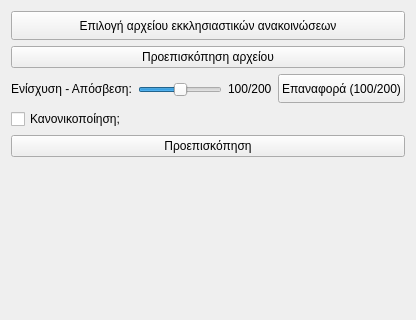
     <widget class="QWidget" name="tab_1">
      <attribute name="title">
       <string>Εισαγωγή από αρχείο ήχου (συνίσταται)</string>
      </attribute>
      <layout class="QVBoxLayout" name="verticalLayout">
       <item>
        <widget class="QPushButton" name="import_file_select_button">
         <property name="sizePolicy">
          <sizepolicy hsizetype="Minimum" vsizetype="Maximum">
           <horstretch>0</horstretch>
           <verstretch>0</verstretch>
          </sizepolicy>
         </property>
         <property name="minimumSize">
          <size>
           <width>0</width>
           <height>29</height>
          </size>
         </property>
         <property name="text">
          <string>Επιλογή αρχείου εκκλησιαστικών ανακοινώσεων</string>
         </property>
         <property name="icon">
          <iconset resource="../../../../icons.qrc">
           <normaloff>:/rest-windows/assets/images/rest-windows/select-file.png</normaloff>:/rest-windows/assets/images/rest-windows/select-file.png</iconset>
         </property>
        </widget>
       </item>
       <item>
        <widget class="QPushButton" name="import_file_preview_button">
         <property name="sizePolicy">
          <sizepolicy hsizetype="Minimum" vsizetype="Maximum">
           <horstretch>0</horstretch>
           <verstretch>0</verstretch>
          </sizepolicy>
         </property>
         <property name="text">
          <string>Προεπισκόπηση αρχείου</string>
         </property>
         <property name="icon">
          <iconset resource="../../../../icons.qrc">
           <normaloff>:/rest-windows/assets/images/rest-windows/preview-church-news.png</normaloff>:/rest-windows/assets/images/rest-windows/preview-church-news.png</iconset>
         </property>
        </widget>
       </item>
       <item>
        <widget class="QFrame" name="frame_4">
         <property name="sizePolicy">
          <sizepolicy hsizetype="Preferred" vsizetype="Fixed">
           <horstretch>0</horstretch>
           <verstretch>0</verstretch>
          </sizepolicy>
         </property>
         <property name="minimumSize">
          <size>
           <width>0</width>
           <height>0</height>
          </size>
         </property>
         <property name="styleSheet">
          <string notr="true">QFrame{border:none;}</string>
         </property>
         <property name="frameShape">
          <enum>QFrame::StyledPanel</enum>
         </property>
         <property name="frameShadow">
          <enum>QFrame::Raised</enum>
         </property>
         <layout class="QHBoxLayout" name="horizontalLayout_4">
          <property name="leftMargin">
           <number>0</number>
          </property>
          <property name="topMargin">
           <number>0</number>
          </property>
          <property name="rightMargin">
           <number>0</number>
          </property>
          <property name="bottomMargin">
           <number>0</number>
          </property>
          <item>
           <widget class="QLabel" name="label_7">
            <property name="text">
             <string>Ενίσχυση - Απόσβεση:</string>
            </property>
           </widget>
          </item>
          <item>
           <widget class="QFrame" name="frame_10">
            <property name="sizePolicy">
             <sizepolicy hsizetype="Expanding" vsizetype="Preferred">
              <horstretch>0</horstretch>
              <verstretch>0</verstretch>
             </sizepolicy>
            </property>
            <property name="frameShape">
             <enum>QFrame::StyledPanel</enum>
            </property>
            <property name="frameShadow">
             <enum>QFrame::Raised</enum>
            </property>
            <layout class="QVBoxLayout" name="verticalLayout_6">
             <property name="spacing">
              <number>0</number>
             </property>
             <property name="leftMargin">
              <number>0</number>
             </property>
             <property name="topMargin">
              <number>0</number>
             </property>
             <property name="rightMargin">
              <number>0</number>
             </property>
             <property name="bottomMargin">
              <number>0</number>
             </property>
             <item>
              <spacer name="verticalSpacer_5">
               <property name="orientation">
                <enum>Qt::Vertical</enum>
               </property>
               <property name="sizeHint" stdset="0">
                <size>
                 <width>20</width>
                 <height>8</height>
                </size>
               </property>
              </spacer>
             </item>
             <item>
              <widget class="QSlider" name="import_file_volume_slider">
               <property name="styleSheet">
                <string notr="true"/>
               </property>
               <property name="maximum">
                <number>200</number>
               </property>
               <property name="value">
                <number>100</number>
               </property>
               <property name="orientation">
                <enum>Qt::Horizontal</enum>
               </property>
              </widget>
             </item>
             <item>
              <spacer name="verticalSpacer_6">
               <property name="orientation">
                <enum>Qt::Vertical</enum>
               </property>
               <property name="sizeHint" stdset="0">
                <size>
                 <width>20</width>
                 <height>1</height>
                </size>
               </property>
              </spacer>
             </item>
            </layout>
           </widget>
          </item>
          <item>
           <widget class="QLabel" name="import_file_volume_label">
            <property name="text">
             <string>100/200</string>
            </property>
           </widget>
          </item>
          <item>
           <widget class="QPushButton" name="import_file_reset_button">
            <property name="sizePolicy">
             <sizepolicy hsizetype="Minimum" vsizetype="Maximum">
              <horstretch>0</horstretch>
              <verstretch>0</verstretch>
             </sizepolicy>
            </property>
            <property name="minimumSize">
             <size>
              <width>0</width>
              <height>29</height>
             </size>
            </property>
            <property name="text">
             <string>Επαναφορά (100/200)</string>
            </property>
           </widget>
          </item>
         </layout>
        </widget>
       </item>
       <item>
        <widget class="QFrame" name="frame_5">
         <property name="minimumSize">
          <size>
           <width>0</width>
           <height>0</height>
          </size>
         </property>
         <property name="styleSheet">
          <string notr="true">QFrame{border:none;}</string>
         </property>
         <property name="frameShape">
          <enum>QFrame::StyledPanel</enum>
         </property>
         <property name="frameShadow">
          <enum>QFrame::Raised</enum>
         </property>
         <layout class="QHBoxLayout" name="horizontalLayout_5">
          <property name="leftMargin">
           <number>0</number>
          </property>
          <property name="topMargin">
           <number>0</number>
          </property>
          <property name="rightMargin">
           <number>0</number>
          </property>
          <property name="bottomMargin">
           <number>0</number>
          </property>
          <item>
           <widget class="QCheckBox" name="import_file_is_normalized">
            <property name="text">
             <string>Κανονικοποίηση;</string>
            </property>
           </widget>
          </item>
         </layout>
        </widget>
       </item>
       <item>
        <widget class="QPushButton" name="import_file_final_preview_button">
         <property name="sizePolicy">
          <sizepolicy hsizetype="Minimum" vsizetype="Maximum">
           <horstretch>0</horstretch>
           <verstretch>0</verstretch>
          </sizepolicy>
         </property>
         <property name="text">
          <string>Προεπισκόπηση</string>
         </property>
         <property name="icon">
          <iconset resource="../../../../icons.qrc">
           <normaloff>:/rest-windows/assets/images/rest-windows/preview-church-news.png</normaloff>:/rest-windows/assets/images/rest-windows/preview-church-news.png</iconset>
         </property>
        </widget>
       </item>
       <item>
        <spacer name="verticalSpacer">
         <property name="orientation">
          <enum>Qt::Vertical</enum>
         </property>
         <property name="sizeHint" stdset="0">
          <size>
           <width>20</width>
           <height>152</height>
          </size>
         </property>
        </spacer>
       </item>
      </layout>
     </widget>
